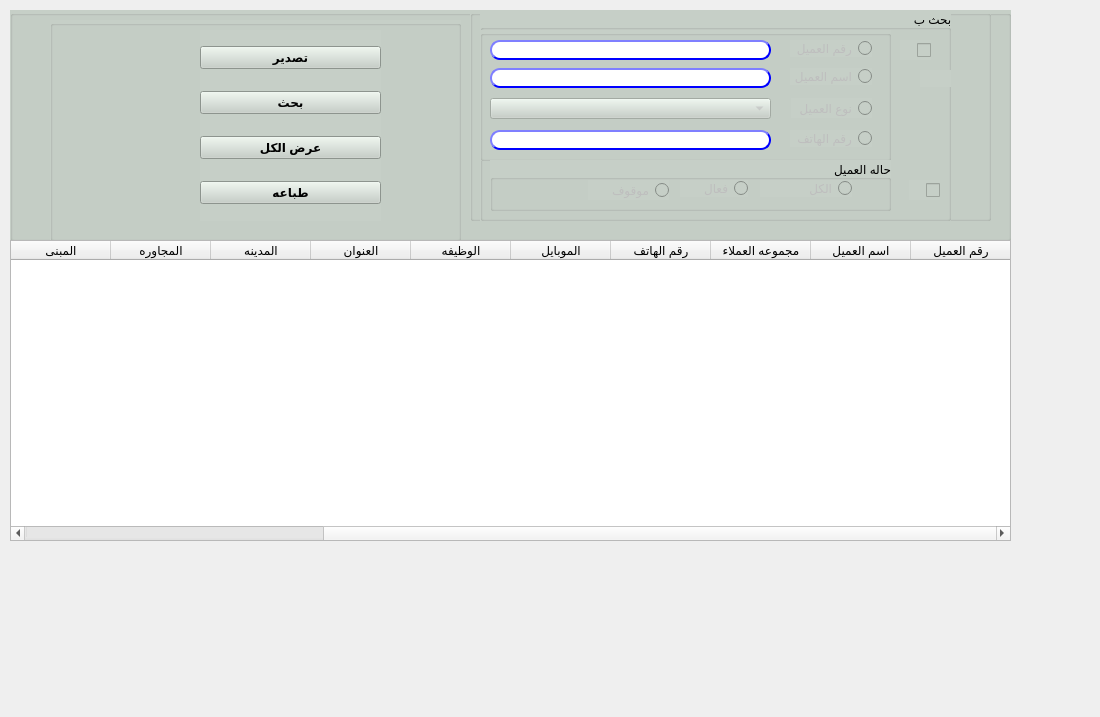
<?xml version="1.0" encoding="UTF-8"?>
<ui version="4.0">
 <class>QForm_prom_display</class>
 <widget class="QWidget" name="QForm_prom_display">
  <property name="geometry">
   <rect>
    <x>0</x>
    <y>0</y>
    <width>1100</width>
    <height>717</height>
   </rect>
  </property>
  <property name="minimumSize">
   <size>
    <width>1100</width>
    <height>717</height>
   </size>
  </property>
  <property name="maximumSize">
   <size>
    <width>1100</width>
    <height>717</height>
   </size>
  </property>
  <property name="windowTitle">
   <string>العملاء</string>
  </property>
  <property name="toolTip">
   <string/>
  </property>
  <property name="statusTip">
   <string extracomment="display customers"/>
  </property>
  <property name="whatsThis">
   <string extracomment="display customer"/>
  </property>
  <property name="accessibleName">
   <string extracomment="display cust"/>
  </property>
  <property name="accessibleDescription">
   <string extracomment="display cust1"/>
  </property>
  <property name="layoutDirection">
   <enum>Qt::RightToLeft</enum>
  </property>
  <widget class="QGroupBox" name="groupBox">
   <property name="geometry">
    <rect>
     <x>10</x>
     <y>10</y>
     <width>1001</width>
     <height>231</height>
    </rect>
   </property>
   <property name="font">
    <font>
     <pointsize>10</pointsize>
     <weight>50</weight>
     <bold>false</bold>
    </font>
   </property>
   <property name="layoutDirection">
    <enum>Qt::LeftToRight</enum>
   </property>
   <property name="autoFillBackground">
    <bool>false</bool>
   </property>
   <property name="styleSheet">
    <string notr="true">background-color: rgb(198, 207, 199);
                </string>
   </property>
   <property name="title">
    <string/>
   </property>
   <widget class="QGroupBox" name="groupBox_5">
    <property name="geometry">
     <rect>
      <x>460</x>
      <y>0</y>
      <width>521</width>
      <height>211</height>
     </rect>
    </property>
    <property name="layoutDirection">
     <enum>Qt::RightToLeft</enum>
    </property>
    <property name="title">
     <string/>
    </property>
    <widget class="QGroupBox" name="QgroupBox_prom">
     <property name="enabled">
      <bool>true</bool>
     </property>
     <property name="geometry">
      <rect>
       <x>10</x>
       <y>0</y>
       <width>471</width>
       <height>211</height>
      </rect>
     </property>
     <property name="title">
      <string>بحث ب</string>
     </property>
     <widget class="QGroupBox" name="groupBox_4">
      <property name="enabled">
       <bool>true</bool>
      </property>
      <property name="geometry">
       <rect>
        <x>0</x>
        <y>20</y>
        <width>411</width>
        <height>131</height>
       </rect>
      </property>
      <property name="layoutDirection">
       <enum>Qt::RightToLeft</enum>
      </property>
      <property name="title">
       <string/>
      </property>
      <widget class="QComboBox" name="CMB_loyalityType">
       <property name="enabled">
        <bool>false</bool>
       </property>
       <property name="geometry">
        <rect>
         <x>10</x>
         <y>68</y>
         <width>281</width>
         <height>21</height>
        </rect>
       </property>
       <property name="layoutDirection">
        <enum>Qt::LeftToRight</enum>
       </property>
       <property name="autoFillBackground">
        <bool>false</bool>
       </property>
       <property name="editable">
        <bool>false</bool>
       </property>
       <property name="duplicatesEnabled">
        <bool>true</bool>
       </property>
       <property name="frame">
        <bool>true</bool>
       </property>
       <property name="modelColumn">
        <number>0</number>
       </property>
      </widget>
      <widget class="QRadioButton" name="Rbtn_custTp">
       <property name="enabled">
        <bool>false</bool>
       </property>
       <property name="geometry">
        <rect>
         <x>311</x>
         <y>68</y>
         <width>81</width>
         <height>20</height>
        </rect>
       </property>
       <property name="text">
        <string>نوع العميل</string>
       </property>
      </widget>
      <widget class="QRadioButton" name="Rbtn_custNo">
       <property name="enabled">
        <bool>false</bool>
       </property>
       <property name="geometry">
        <rect>
         <x>310</x>
         <y>10</y>
         <width>82</width>
         <height>17</height>
        </rect>
       </property>
       <property name="text">
        <string>رقم العميل</string>
       </property>
      </widget>
      <widget class="QLineEdit" name="LE_custNo">
       <property name="enabled">
        <bool>false</bool>
       </property>
       <property name="geometry">
        <rect>
         <x>10</x>
         <y>10</y>
         <width>281</width>
         <height>20</height>
        </rect>
       </property>
       <property name="styleSheet">
        <string notr="true">QLineEdit{
                                        background-color: white;
                                        border-style: outset;
                                        border-width: 2px;
                                        border-radius: 10px;
                                        border-color: blue;
                                        min-width: 6em;
                                        }
                                        QLineEdit:hover {
                                        background: qradialgradient(
                                        cx: 0.3, cy: -0.4, fx: 0.3, fy: -0.4,
                                        radius: 1.35, stop: 0 #fff, stop: 1 #bbb
                                        );
                                        }
                                       QLineEdit:pressed {
                                        border-style: inset;
                                        background: qradialgradient(
                                        cx: 0.4, cy: -0.1, fx: 0.4, fy: -0.1,
                                        radius: 1.35, stop: 0 #fff, stop: 1 #ddd
                                        );
                                        }
                                    </string>
       </property>
      </widget>
      <widget class="QRadioButton" name="Rbtn_custPhone">
       <property name="enabled">
        <bool>false</bool>
       </property>
       <property name="geometry">
        <rect>
         <x>310</x>
         <y>100</y>
         <width>82</width>
         <height>17</height>
        </rect>
       </property>
       <property name="text">
        <string>رقم الهاتف</string>
       </property>
      </widget>
      <widget class="QLineEdit" name="LE_custPhone">
       <property name="enabled">
        <bool>false</bool>
       </property>
       <property name="geometry">
        <rect>
         <x>10</x>
         <y>100</y>
         <width>281</width>
         <height>20</height>
        </rect>
       </property>
       <property name="styleSheet">
        <string notr="true">QLineEdit{
                                        background-color: white;
                                        border-style: outset;
                                        border-width: 2px;
                                        border-radius: 10px;
                                        border-color: blue;
                                        min-width: 6em;
                                        }
                                        QLineEdit:hover {
                                        background: qradialgradient(
                                        cx: 0.3, cy: -0.4, fx: 0.3, fy: -0.4,
                                        radius: 1.35, stop: 0 #fff, stop: 1 #bbb
                                        );
                                        }
                                       QLineEdit:pressed {
                                        border-style: inset;
                                        background: qradialgradient(
                                        cx: 0.4, cy: -0.1, fx: 0.4, fy: -0.1,
                                        radius: 1.35, stop: 0 #fff, stop: 1 #ddd
                                        );
                                        }
                                    </string>
       </property>
      </widget>
      <widget class="QLineEdit" name="LE_custName">
       <property name="enabled">
        <bool>false</bool>
       </property>
       <property name="geometry">
        <rect>
         <x>10</x>
         <y>38</y>
         <width>281</width>
         <height>20</height>
        </rect>
       </property>
       <property name="styleSheet">
        <string notr="true">QLineEdit{
                                        background-color: white;
                                        border-style: outset;
                                        border-width: 2px;
                                        border-radius: 10px;
                                        border-color: blue;
                                        min-width: 6em;
                                        }
                                        QLineEdit:hover {
                                        background: qradialgradient(
                                        cx: 0.3, cy: -0.4, fx: 0.3, fy: -0.4,
                                        radius: 1.35, stop: 0 #fff, stop: 1 #bbb
                                        );
                                        }
                                       QLineEdit:pressed {
                                        border-style: inset;
                                        background: qradialgradient(
                                        cx: 0.4, cy: -0.1, fx: 0.4, fy: -0.1,
                                        radius: 1.35, stop: 0 #fff, stop: 1 #ddd
                                        );
                                        }
                                    </string>
       </property>
      </widget>
      <widget class="QRadioButton" name="Rbtn_custName">
       <property name="enabled">
        <bool>false</bool>
       </property>
       <property name="geometry">
        <rect>
         <x>310</x>
         <y>38</y>
         <width>82</width>
         <height>17</height>
        </rect>
       </property>
       <property name="text">
        <string>اسم العميل</string>
       </property>
      </widget>
     </widget>
     <widget class="QGroupBox" name="groupBox_6">
      <property name="enabled">
       <bool>true</bool>
      </property>
      <property name="geometry">
       <rect>
        <x>10</x>
        <y>150</y>
        <width>401</width>
        <height>51</height>
       </rect>
      </property>
      <property name="layoutDirection">
       <enum>Qt::RightToLeft</enum>
      </property>
      <property name="title">
       <string>حاله العميل</string>
      </property>
      <widget class="QRadioButton" name="Rbtn_stsActive">
       <property name="enabled">
        <bool>false</bool>
       </property>
       <property name="geometry">
        <rect>
         <x>190</x>
         <y>20</y>
         <width>68</width>
         <height>17</height>
        </rect>
       </property>
       <property name="layoutDirection">
        <enum>Qt::RightToLeft</enum>
       </property>
       <property name="text">
        <string>فعال</string>
       </property>
      </widget>
      <widget class="QRadioButton" name="Rbtn_stsAll">
       <property name="enabled">
        <bool>false</bool>
       </property>
       <property name="geometry">
        <rect>
         <x>270</x>
         <y>20</y>
         <width>92</width>
         <height>17</height>
        </rect>
       </property>
       <property name="layoutDirection">
        <enum>Qt::RightToLeft</enum>
       </property>
       <property name="text">
        <string>الكل</string>
       </property>
      </widget>
      <widget class="QRadioButton" name="Rbtn_stsInactive">
       <property name="enabled">
        <bool>false</bool>
       </property>
       <property name="geometry">
        <rect>
         <x>98</x>
         <y>20</y>
         <width>81</width>
         <height>20</height>
        </rect>
       </property>
       <property name="layoutDirection">
        <enum>Qt::RightToLeft</enum>
       </property>
       <property name="text">
        <string>موقوف</string>
       </property>
      </widget>
     </widget>
     <widget class="QCheckBox" name="chk_search_status">
      <property name="geometry">
       <rect>
        <x>429</x>
        <y>170</y>
        <width>31</width>
        <height>20</height>
       </rect>
      </property>
      <property name="text">
       <string/>
      </property>
     </widget>
     <widget class="QCheckBox" name="chk_status_2">
      <property name="geometry">
       <rect>
        <x>440</x>
        <y>60</y>
        <width>70</width>
        <height>17</height>
       </rect>
      </property>
      <property name="text">
       <string/>
      </property>
     </widget>
     <widget class="QCheckBox" name="chk_search_other">
      <property name="geometry">
       <rect>
        <x>420</x>
        <y>30</y>
        <width>31</width>
        <height>20</height>
       </rect>
      </property>
      <property name="text">
       <string/>
      </property>
     </widget>
    </widget>
   </widget>
   <widget class="QGroupBox" name="groupBox_8">
    <property name="geometry">
     <rect>
      <x>40</x>
      <y>10</y>
      <width>411</width>
      <height>221</height>
     </rect>
    </property>
    <property name="title">
     <string/>
    </property>
    <widget class="QWidget" name="layoutWidget">
     <property name="geometry">
      <rect>
       <x>150</x>
       <y>10</y>
       <width>181</width>
       <height>191</height>
      </rect>
     </property>
     <layout class="QVBoxLayout" name="verticalLayout">
      <item>
       <widget class="QPushButton" name="Qbtn_export">
        <property name="sizePolicy">
         <sizepolicy hsizetype="Preferred" vsizetype="Fixed">
          <horstretch>0</horstretch>
          <verstretch>0</verstretch>
         </sizepolicy>
        </property>
        <property name="palette">
         <palette>
          <active>
           <colorrole role="Button">
            <brush brushstyle="SolidPattern">
             <color alpha="255">
              <red>198</red>
              <green>207</green>
              <blue>199</blue>
             </color>
            </brush>
           </colorrole>
           <colorrole role="Base">
            <brush brushstyle="SolidPattern">
             <color alpha="255">
              <red>198</red>
              <green>207</green>
              <blue>199</blue>
             </color>
            </brush>
           </colorrole>
           <colorrole role="Window">
            <brush brushstyle="SolidPattern">
             <color alpha="255">
              <red>198</red>
              <green>207</green>
              <blue>199</blue>
             </color>
            </brush>
           </colorrole>
          </active>
          <inactive>
           <colorrole role="Button">
            <brush brushstyle="SolidPattern">
             <color alpha="255">
              <red>198</red>
              <green>207</green>
              <blue>199</blue>
             </color>
            </brush>
           </colorrole>
           <colorrole role="Base">
            <brush brushstyle="SolidPattern">
             <color alpha="255">
              <red>198</red>
              <green>207</green>
              <blue>199</blue>
             </color>
            </brush>
           </colorrole>
           <colorrole role="Window">
            <brush brushstyle="SolidPattern">
             <color alpha="255">
              <red>198</red>
              <green>207</green>
              <blue>199</blue>
             </color>
            </brush>
           </colorrole>
          </inactive>
          <disabled>
           <colorrole role="Button">
            <brush brushstyle="SolidPattern">
             <color alpha="255">
              <red>198</red>
              <green>207</green>
              <blue>199</blue>
             </color>
            </brush>
           </colorrole>
           <colorrole role="Base">
            <brush brushstyle="SolidPattern">
             <color alpha="255">
              <red>198</red>
              <green>207</green>
              <blue>199</blue>
             </color>
            </brush>
           </colorrole>
           <colorrole role="Window">
            <brush brushstyle="SolidPattern">
             <color alpha="255">
              <red>198</red>
              <green>207</green>
              <blue>199</blue>
             </color>
            </brush>
           </colorrole>
          </disabled>
         </palette>
        </property>
        <property name="font">
         <font>
          <weight>75</weight>
          <italic>false</italic>
          <bold>true</bold>
         </font>
        </property>
        <property name="styleSheet">
         <string notr="true"/>
        </property>
        <property name="text">
         <string>تصدير</string>
        </property>
        <property name="checkable">
         <bool>true</bool>
        </property>
        <property name="default">
         <bool>false</bool>
        </property>
        <property name="flat">
         <bool>false</bool>
        </property>
       </widget>
      </item>
      <item>
       <widget class="QPushButton" name="Qbtn_search">
        <property name="sizePolicy">
         <sizepolicy hsizetype="Preferred" vsizetype="Fixed">
          <horstretch>0</horstretch>
          <verstretch>0</verstretch>
         </sizepolicy>
        </property>
        <property name="palette">
         <palette>
          <active>
           <colorrole role="Button">
            <brush brushstyle="SolidPattern">
             <color alpha="255">
              <red>198</red>
              <green>207</green>
              <blue>199</blue>
             </color>
            </brush>
           </colorrole>
           <colorrole role="Base">
            <brush brushstyle="SolidPattern">
             <color alpha="255">
              <red>198</red>
              <green>207</green>
              <blue>199</blue>
             </color>
            </brush>
           </colorrole>
           <colorrole role="Window">
            <brush brushstyle="SolidPattern">
             <color alpha="255">
              <red>198</red>
              <green>207</green>
              <blue>199</blue>
             </color>
            </brush>
           </colorrole>
          </active>
          <inactive>
           <colorrole role="Button">
            <brush brushstyle="SolidPattern">
             <color alpha="255">
              <red>198</red>
              <green>207</green>
              <blue>199</blue>
             </color>
            </brush>
           </colorrole>
           <colorrole role="Base">
            <brush brushstyle="SolidPattern">
             <color alpha="255">
              <red>198</red>
              <green>207</green>
              <blue>199</blue>
             </color>
            </brush>
           </colorrole>
           <colorrole role="Window">
            <brush brushstyle="SolidPattern">
             <color alpha="255">
              <red>198</red>
              <green>207</green>
              <blue>199</blue>
             </color>
            </brush>
           </colorrole>
          </inactive>
          <disabled>
           <colorrole role="Button">
            <brush brushstyle="SolidPattern">
             <color alpha="255">
              <red>198</red>
              <green>207</green>
              <blue>199</blue>
             </color>
            </brush>
           </colorrole>
           <colorrole role="Base">
            <brush brushstyle="SolidPattern">
             <color alpha="255">
              <red>198</red>
              <green>207</green>
              <blue>199</blue>
             </color>
            </brush>
           </colorrole>
           <colorrole role="Window">
            <brush brushstyle="SolidPattern">
             <color alpha="255">
              <red>198</red>
              <green>207</green>
              <blue>199</blue>
             </color>
            </brush>
           </colorrole>
          </disabled>
         </palette>
        </property>
        <property name="font">
         <font>
          <weight>75</weight>
          <italic>false</italic>
          <bold>true</bold>
         </font>
        </property>
        <property name="styleSheet">
         <string notr="true"/>
        </property>
        <property name="text">
         <string>بحث</string>
        </property>
        <property name="checkable">
         <bool>true</bool>
        </property>
        <property name="default">
         <bool>false</bool>
        </property>
        <property name="flat">
         <bool>false</bool>
        </property>
       </widget>
      </item>
      <item>
       <widget class="QPushButton" name="Qbtn_search_all">
        <property name="sizePolicy">
         <sizepolicy hsizetype="Preferred" vsizetype="Fixed">
          <horstretch>0</horstretch>
          <verstretch>0</verstretch>
         </sizepolicy>
        </property>
        <property name="palette">
         <palette>
          <active>
           <colorrole role="Button">
            <brush brushstyle="SolidPattern">
             <color alpha="255">
              <red>198</red>
              <green>207</green>
              <blue>199</blue>
             </color>
            </brush>
           </colorrole>
           <colorrole role="Base">
            <brush brushstyle="SolidPattern">
             <color alpha="255">
              <red>198</red>
              <green>207</green>
              <blue>199</blue>
             </color>
            </brush>
           </colorrole>
           <colorrole role="Window">
            <brush brushstyle="SolidPattern">
             <color alpha="255">
              <red>198</red>
              <green>207</green>
              <blue>199</blue>
             </color>
            </brush>
           </colorrole>
          </active>
          <inactive>
           <colorrole role="Button">
            <brush brushstyle="SolidPattern">
             <color alpha="255">
              <red>198</red>
              <green>207</green>
              <blue>199</blue>
             </color>
            </brush>
           </colorrole>
           <colorrole role="Base">
            <brush brushstyle="SolidPattern">
             <color alpha="255">
              <red>198</red>
              <green>207</green>
              <blue>199</blue>
             </color>
            </brush>
           </colorrole>
           <colorrole role="Window">
            <brush brushstyle="SolidPattern">
             <color alpha="255">
              <red>198</red>
              <green>207</green>
              <blue>199</blue>
             </color>
            </brush>
           </colorrole>
          </inactive>
          <disabled>
           <colorrole role="Button">
            <brush brushstyle="SolidPattern">
             <color alpha="255">
              <red>198</red>
              <green>207</green>
              <blue>199</blue>
             </color>
            </brush>
           </colorrole>
           <colorrole role="Base">
            <brush brushstyle="SolidPattern">
             <color alpha="255">
              <red>198</red>
              <green>207</green>
              <blue>199</blue>
             </color>
            </brush>
           </colorrole>
           <colorrole role="Window">
            <brush brushstyle="SolidPattern">
             <color alpha="255">
              <red>198</red>
              <green>207</green>
              <blue>199</blue>
             </color>
            </brush>
           </colorrole>
          </disabled>
         </palette>
        </property>
        <property name="font">
         <font>
          <weight>75</weight>
          <italic>false</italic>
          <bold>true</bold>
         </font>
        </property>
        <property name="text">
         <string>عرض الكل</string>
        </property>
        <property name="checkable">
         <bool>true</bool>
        </property>
        <property name="default">
         <bool>false</bool>
        </property>
        <property name="flat">
         <bool>false</bool>
        </property>
       </widget>
      </item>
      <item>
       <widget class="QPushButton" name="Qbtn_print">
        <property name="sizePolicy">
         <sizepolicy hsizetype="Preferred" vsizetype="Fixed">
          <horstretch>0</horstretch>
          <verstretch>0</verstretch>
         </sizepolicy>
        </property>
        <property name="palette">
         <palette>
          <active>
           <colorrole role="Button">
            <brush brushstyle="SolidPattern">
             <color alpha="255">
              <red>198</red>
              <green>207</green>
              <blue>199</blue>
             </color>
            </brush>
           </colorrole>
           <colorrole role="Base">
            <brush brushstyle="SolidPattern">
             <color alpha="255">
              <red>198</red>
              <green>207</green>
              <blue>199</blue>
             </color>
            </brush>
           </colorrole>
           <colorrole role="Window">
            <brush brushstyle="SolidPattern">
             <color alpha="255">
              <red>198</red>
              <green>207</green>
              <blue>199</blue>
             </color>
            </brush>
           </colorrole>
          </active>
          <inactive>
           <colorrole role="Button">
            <brush brushstyle="SolidPattern">
             <color alpha="255">
              <red>198</red>
              <green>207</green>
              <blue>199</blue>
             </color>
            </brush>
           </colorrole>
           <colorrole role="Base">
            <brush brushstyle="SolidPattern">
             <color alpha="255">
              <red>198</red>
              <green>207</green>
              <blue>199</blue>
             </color>
            </brush>
           </colorrole>
           <colorrole role="Window">
            <brush brushstyle="SolidPattern">
             <color alpha="255">
              <red>198</red>
              <green>207</green>
              <blue>199</blue>
             </color>
            </brush>
           </colorrole>
          </inactive>
          <disabled>
           <colorrole role="Button">
            <brush brushstyle="SolidPattern">
             <color alpha="255">
              <red>198</red>
              <green>207</green>
              <blue>199</blue>
             </color>
            </brush>
           </colorrole>
           <colorrole role="Base">
            <brush brushstyle="SolidPattern">
             <color alpha="255">
              <red>198</red>
              <green>207</green>
              <blue>199</blue>
             </color>
            </brush>
           </colorrole>
           <colorrole role="Window">
            <brush brushstyle="SolidPattern">
             <color alpha="255">
              <red>198</red>
              <green>207</green>
              <blue>199</blue>
             </color>
            </brush>
           </colorrole>
          </disabled>
         </palette>
        </property>
        <property name="font">
         <font>
          <weight>75</weight>
          <italic>false</italic>
          <bold>true</bold>
         </font>
        </property>
        <property name="text">
         <string>طباعه</string>
        </property>
        <property name="checkable">
         <bool>true</bool>
        </property>
        <property name="default">
         <bool>false</bool>
        </property>
        <property name="flat">
         <bool>false</bool>
        </property>
       </widget>
      </item>
     </layout>
    </widget>
    <widget class="QPushButton" name="Qbtn_search_all_2">
     <property name="geometry">
      <rect>
       <x>250</x>
       <y>220</y>
       <width>189</width>
       <height>23</height>
      </rect>
     </property>
     <property name="sizePolicy">
      <sizepolicy hsizetype="Preferred" vsizetype="Fixed">
       <horstretch>0</horstretch>
       <verstretch>0</verstretch>
      </sizepolicy>
     </property>
     <property name="palette">
      <palette>
       <active>
        <colorrole role="Button">
         <brush brushstyle="SolidPattern">
          <color alpha="255">
           <red>198</red>
           <green>207</green>
           <blue>199</blue>
          </color>
         </brush>
        </colorrole>
        <colorrole role="Base">
         <brush brushstyle="SolidPattern">
          <color alpha="255">
           <red>198</red>
           <green>207</green>
           <blue>199</blue>
          </color>
         </brush>
        </colorrole>
        <colorrole role="Window">
         <brush brushstyle="SolidPattern">
          <color alpha="255">
           <red>198</red>
           <green>207</green>
           <blue>199</blue>
          </color>
         </brush>
        </colorrole>
       </active>
       <inactive>
        <colorrole role="Button">
         <brush brushstyle="SolidPattern">
          <color alpha="255">
           <red>198</red>
           <green>207</green>
           <blue>199</blue>
          </color>
         </brush>
        </colorrole>
        <colorrole role="Base">
         <brush brushstyle="SolidPattern">
          <color alpha="255">
           <red>198</red>
           <green>207</green>
           <blue>199</blue>
          </color>
         </brush>
        </colorrole>
        <colorrole role="Window">
         <brush brushstyle="SolidPattern">
          <color alpha="255">
           <red>198</red>
           <green>207</green>
           <blue>199</blue>
          </color>
         </brush>
        </colorrole>
       </inactive>
       <disabled>
        <colorrole role="Button">
         <brush brushstyle="SolidPattern">
          <color alpha="255">
           <red>198</red>
           <green>207</green>
           <blue>199</blue>
          </color>
         </brush>
        </colorrole>
        <colorrole role="Base">
         <brush brushstyle="SolidPattern">
          <color alpha="255">
           <red>198</red>
           <green>207</green>
           <blue>199</blue>
          </color>
         </brush>
        </colorrole>
        <colorrole role="Window">
         <brush brushstyle="SolidPattern">
          <color alpha="255">
           <red>198</red>
           <green>207</green>
           <blue>199</blue>
          </color>
         </brush>
        </colorrole>
       </disabled>
      </palette>
     </property>
     <property name="font">
      <font>
       <weight>75</weight>
       <italic>false</italic>
       <bold>true</bold>
      </font>
     </property>
     <property name="text">
      <string>عرض الكل</string>
     </property>
     <property name="checkable">
      <bool>true</bool>
     </property>
     <property name="default">
      <bool>false</bool>
     </property>
     <property name="flat">
      <bool>false</bool>
     </property>
    </widget>
   </widget>
  </widget>
  <widget class="QWidget" name="gridLayoutWidget_4">
   <property name="geometry">
    <rect>
     <x>10</x>
     <y>240</y>
     <width>1001</width>
     <height>301</height>
    </rect>
   </property>
   <layout class="QGridLayout" name="gridLayout_7">
    <item row="0" column="0">
     <widget class="QTableWidget" name="Qtable_customer">
      <property name="enabled">
       <bool>true</bool>
      </property>
      <property name="styleSheet">
       <string notr="true"/>
      </property>
      <property name="columnCount">
       <number>13</number>
      </property>
      <column>
       <property name="text">
        <string>رقم العميل</string>
       </property>
      </column>
      <column>
       <property name="text">
        <string>اسم العميل</string>
       </property>
      </column>
      <column>
       <property name="text">
        <string>مجموعه العملاء</string>
       </property>
      </column>
      <column>
       <property name="text">
        <string>رقم الهاتف</string>
       </property>
      </column>
      <column>
       <property name="text">
        <string>الموبايل</string>
       </property>
      </column>
      <column>
       <property name="text">
        <string>الوظيفه</string>
       </property>
      </column>
      <column>
       <property name="text">
        <string>العنوان</string>
       </property>
      </column>
      <column>
       <property name="text">
        <string>المدينه</string>
       </property>
      </column>
      <column>
       <property name="text">
        <string>المجاوره</string>
       </property>
      </column>
      <column>
       <property name="text">
        <string>المبنى</string>
       </property>
      </column>
      <column>
       <property name="text">
        <string>الطابق</string>
       </property>
      </column>
      <column>
       <property name="text">
        <string>الإيميل</string>
       </property>
      </column>
      <column>
       <property name="text">
        <string>حاله العميل</string>
       </property>
      </column>
     </widget>
    </item>
   </layout>
  </widget>
 </widget>
 <resources/>
 <connections/>
</ui>
